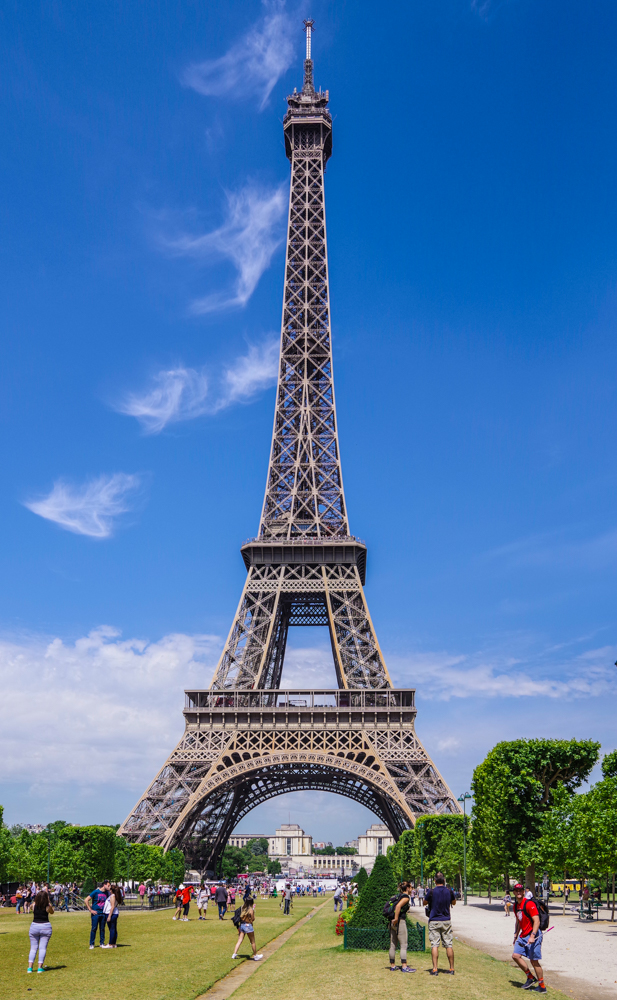
#> input picture input/original_image.jpg, 617 x 1000 px
$ python examplescript.py
#> lines starting #> are read from the running program, lines starting #| are printed output that depends on the picture
### imageprocessor.py
# author: markrzv
# date: 14.05.2024
# topic: ascii art
# repo: https://github.com/markrzv/Ascii-Image-Processor

from PIL import Image, ImageFont, ImageDraw, UnidentifiedImageError
from pathlib import Path
from colorsys import hsv_to_rgb, rgb_to_hsv
import os

class AsciiImageProcessor:
    class Characters:
        HIGH_DETAIL: str = " .'^,:;Il!i><~+-?][}{1)(|\\/tfjrxnuvczXYJCLQ0OZmwqpdbkhao*&#MW8%B$@"
        MEDIUM_DETAIL: str = " .:-=+*#%@"
        LOW_DETAIL: str = " .-=#@"
        NUMBERS: str = "0123456789"
        BLOCKS: str = "-|]["
        BINARY: str = "10"

    def __init__(self, font_path: str = str(os.path.dirname(os.path.abspath(__file__)).replace("\\", "/")+"/consolas.ttf") , font_size: int = 16, characters: str = Characters.MEDIUM_DETAIL) -> None:
        """
        Initialize AsciiImageProcessor.

        Args:
            font_path (str): Path to the font file.
            font_size (int): Size of the font.
            characters (str): String of characters to represent different shades of pixels.
            colored (bool): Flag to indicate whether to preserve the color of the original image.
        """
        self.characters: str = characters

        self.font_size = font_size
        self.font_path = font_path
        # Load font
        self.font: ImageFont.FreeTypeFont = ImageFont.truetype(self.font_path, size=self.font_size)

    # [27 lines left out: functions set_characters, set_font, set_font_size, not called in this run]

    def _get_char_size(self) -> tuple[int, int, int]:
        """
        Get the width and height of a character.

        Returns:
            tuple[int, int, int]: Width and height of a character.
        """
        # Get the bounding box of a space character
        box: tuple[int, int, int, int] = self.font.getbbox(" ")
        return box[2], box[3]

    def _get_grouped_pixel(self, image: Image, root_x: int, root_y: int) -> tuple[int, int, int]:
        """
        Get the average RGB value of a group of pixels.

        Args:
            image (Image): Image object.
            root_x (int): X-coordinate of the top-left corner of the group of pixels.
            root_y (int): Y-coordinate of the top-left corner of the group of pixels.

        Returns:
            tuple[int, int, int]: Average RGB value of the group of pixels.
        """
        image_width, image_height = image.size
        average_pixel: list[int] = [0, 0, 0, 0]

        rows, cols = self._get_char_size()

        # Iterate over the group of pixels
        for offset_y in range(cols):
            for offset_x in range(rows):
                if (root_x + offset_x < image_width) and (root_y + offset_y < image_height):
                    # Get pixel value
                    pixel = image.getpixel((root_x + offset_x, root_y + offset_y))

                    # Accumulate RGB values
                    for i in range(4):
                        average_pixel[i] += pixel[i] / (rows * cols)

        return round(average_pixel[0]), round(average_pixel[1]), round(average_pixel[2]), round(average_pixel[3])

    def get_ascii_img(self, path: str, colored: bool = False, char_per_pixel: bool = False) -> Image:
        """
        Convert an image to ASCII art.

        Args:
            path (str): Path to the image file.
            colored (bool): Flag to indicate whether to preserve the color of the original image.
            char_per_pixel (bool): Flag to indicate whether to use one character per pixel.

        Returns:
            Image: ASCII art image.
        """
#> called with path = 'input/original_image.jpg', colored = False, char_per_pixel = False
        if not Path(path).exists():
            raise ValueError(f"The path '{path}' does not exist.")

        try:
            # Open an image
            original_image: Image = Image.open(path)
#> original_image is the input picture: PIL image 617x1000 RGB; mean R, G, B 79, 120.3, 166.5

            if original_image.mode != 'RGBA':
                original_image = original_image.convert('RGBA')
#> original_image: PIL image 617x1000 RGBA

        except UnidentifiedImageError:
            raise UnidentifiedImageError(f"Cannot identify file '{path}' as an image.")

        # Get the dimensions of the image
        original_image_width, original_image_height = original_image.size
#> original_image_width = 617; original_image_height = 1000

        character_size: tuple[int, int] = self._get_char_size()

        rows: list[list[tuple[str, tuple[int, int, int]]]] = []

        step_x = 1 if char_per_pixel else character_size[0]
        step_y = 1 if char_per_pixel else character_size[1]
        # Iterate over each pixel
        for y in range(0, original_image_height, step_y):
            row: list[tuple[str, tuple[int, int, int]]] = []
            for x in range(0, original_image_width, step_x):
                pixel = original_image.getpixel((x, y)) if char_per_pixel else self._get_grouped_pixel(original_image, x, y)
                # Calculate darkness based on average intensity of RGB values
                brightness: float = (pixel[0] + pixel[1] + pixel[2]) / 765 if pixel[3] == 255 else pixel[3]/255
                if brightness == 1: brightness = 0.99
                # Choose appropriate character based on darkness
                character: str = self.characters[int((brightness) * len(self.characters))]

                if colored:
                    # set brightness of color to 100% since the char handles the density/brightness of a pixel
                    h, s, v = rgb_to_hsv(pixel[0] / 255, pixel[1] / 255, pixel[2] / 255)
                    r, g, b = hsv_to_rgb(h, s, 1)
                    # Append character and pixel color to the row
                    row.append((character, (int(r * 255), int(g * 255), int(b * 255))))
                else:
                    row.append((character, (255, 255, 255)))

            rows.append(row)

        # Create a new image for ASCII art
        ascii_image: Image = Image.new("RGBA",
                                       (original_image_width * (character_size[0] if char_per_pixel else 1),
                                        original_image_height * (character_size[1] if char_per_pixel else 1)), "black")

        # Draw text on the ASCII image
        draw: ImageDraw = ImageDraw.Draw(ascii_image)
        for y, row in enumerate(rows):
            for x, character in enumerate(row):
                draw_point: tuple[int, int] = (x * character_size[0], y * character_size[1])
                draw.text(draw_point, character[0], font=self.font, fill=(character[1][0], character[1][1], character[1][2]), align="center")
#> this loop made 84 passes

        return ascii_image

### examplescript.py
# author: markrzv
# date: 14.05.2024
# topic: ascii art
# repo: https://github.com/markrzv/Ascii-Image-Processor

from PIL import Image
from imageprocessor import AsciiImageProcessor

# configure converting
processor = AsciiImageProcessor()
# Create and save image
image: Image = processor.get_ascii_img("input/original_image.jpg")
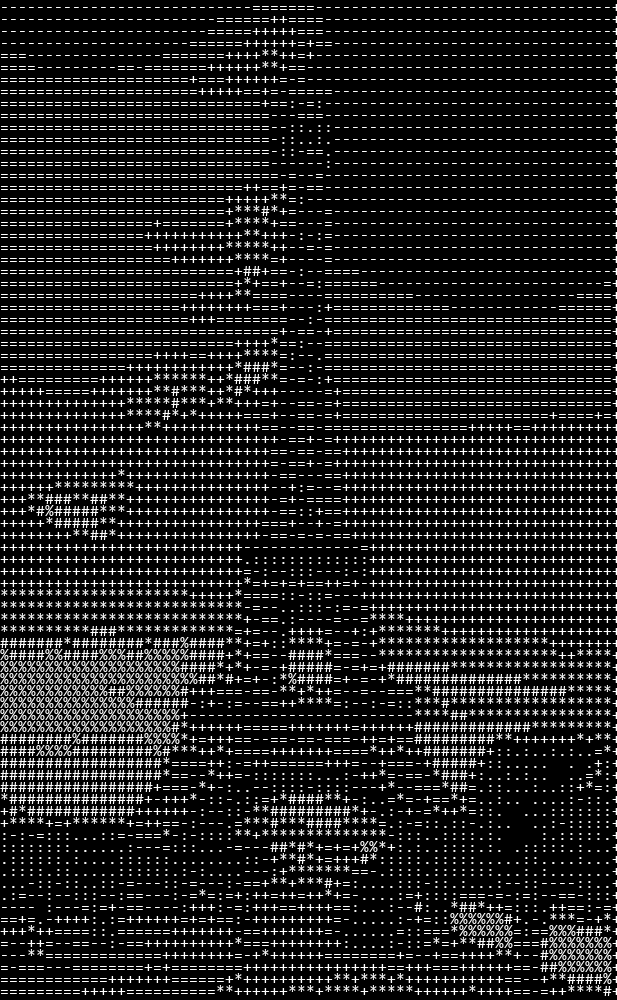
#> image: PIL image 617x1000 RGBA; mean R, G, B, A 32.5, 32.5, 32.5, 255
image.save("output/output_image.png")
